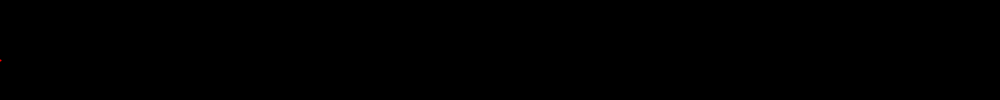
Frame 1 (no input)
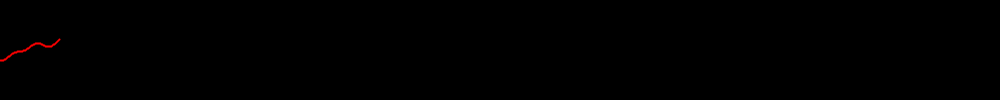
Frame 60 (the mouse pressed at the canvas centre just before this capture)
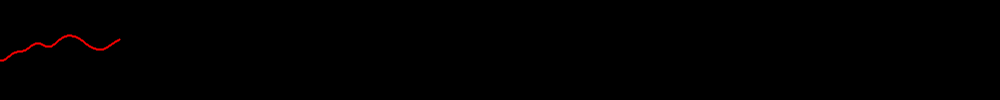
Frame 120 (the mouse held since frame 60 and released just before this capture)

The Processing sketch that drew these frames (run headless with seeded random() and noise(); from frame 60 on, the mouse is pressed at the canvas centre):

// Processing sketch: processing_136033
// ── processing_136033.pde

void setup() {
  size (1000, 100);
  background(0);
}

float t = 0.;
int x = 0;

void draw() {
    strokeWeight(2);
    stroke(255,0,0);
    point(x % width, map(noise(t), 0., 1., 0., height));
    t = t+0.01;
    x++;
}
